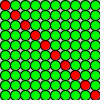
Frame 1 (no input)
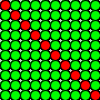
Frame 60 (the mouse pressed at the canvas centre just before this capture)
Frame 120 (the mouse held since frame 60 and released just before this capture): identical to frame 60, image omitted

The Processing sketch that drew these frames (run headless with seeded random() and noise(); from frame 60 on, the mouse is pressed at the canvas centre):

// Processing sketch: grid_10_x_10_green_circles_red_diagnl
// ── grid_10_x_10_green_circles_red_diagnl.pde
int gridSize = 10;
int circleSize;

void setup() {
  size(100, 100);
  circleSize = width / gridSize;
}

void draw() {
  for (int i = 0; i < gridSize; i++) {
    for (int j = 0; j < gridSize; j++) {
      int x = i * circleSize + circleSize / 2;
      int y = j * circleSize + circleSize / 2;
      
      if (i == j) {
        fill(255, 0, 0); // red
      } else {
        fill(0, 255, 0); //green
      }
      
      ellipse(x, y, circleSize, circleSize);
    }
  }
}
